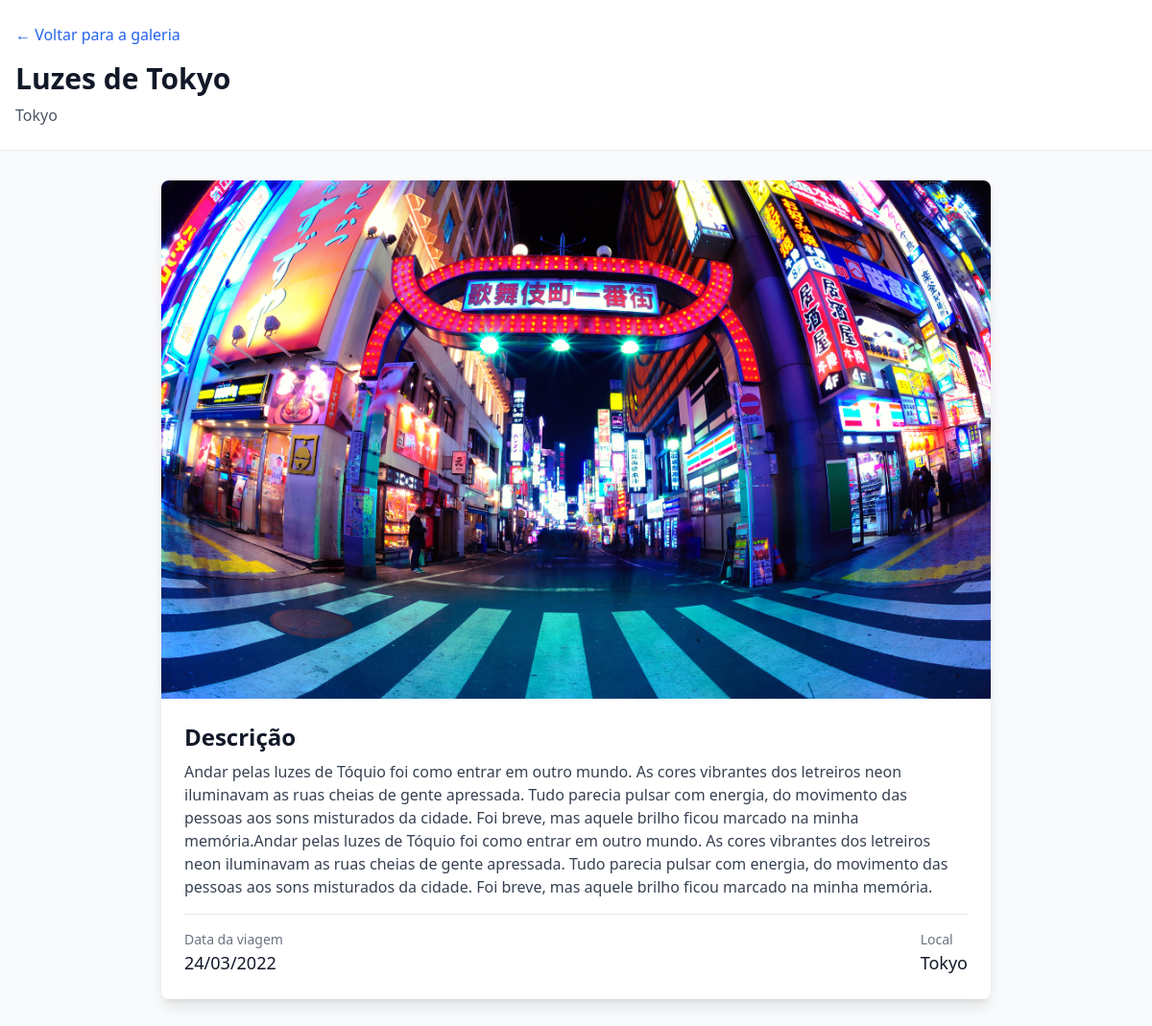
The page /photo/3/ on the database its author committed.
### galeria/models.py (models this page shows, shortened)
class Photo(models.Model):
    title = models.CharField(max_length=200, verbose_name='Título')
    location = models.CharField(max_length=100, verbose_name='Local')
    description = models.TextField(verbose_name='Descrição')
    date_taken = models.DateField(verbose_name='Data da Viagem')
    image = models.ImageField(upload_to='galeria/images/', verbose_name='Imagem')
    created_at = models.DateTimeField(default=timezone.now, verbose_name='Criado em')
    class Meta:
        verbose_name = 'Foto'
        verbose_name_plural = 'Fotos'
        ordering = ['-date_taken']

### galeria/views.py (the view)
# urls.py: path('photo/<int:pk>/', views.photo_detail, name='photo_detail'),
def photo_detail(request, pk):
    photo = get_object_or_404(Photo, pk=pk)
    return render(request, 'galeria/photo_detail.html', {'photo': photo})

### galeria/templates/galeria/photo_detail.html (shortened to what this page needs)
<!DOCTYPE html>
<html lang="pt-BR">
<head>
    <script src="https://cdn.tailwindcss.com"></script>
</head>
<body class="bg-gray-50 min-h-screen">
    <header class="bg-white shadow-sm">
        <div class="max-w-7xl mx-auto px-4 py-6">
            <a href="{% url 'index' %}" class="text-blue-600 hover:text-blue-800 mb-4 inline-block">
                ← Voltar para a galeria
            </a>
            <h1 class="text-3xl font-bold text-gray-900">{{ photo.title }}</h1>
            <p class="text-gray-600 mt-2">{{ photo.location }}</p>
        </div>
    </header>
    <main class="max-w-4xl mx-auto px-4 py-8">
        <div class="bg-white rounded-lg shadow-lg overflow-hidden">
            <img src="{{ photo.image.url }}" alt="{{ photo.title }}" class="w-full h-auto">
            <div class="p-6">
                <div class="mb-4">
                    <h2 class="text-2xl font-semibold text-gray-900 mb-2">Descrição</h2>
                    <p class="text-gray-700">{{ photo.description }}</p>
                </div>
                <div class="border-t pt-4">
                    <div class="flex justify-between items-center">
                        <div>
                            <p class="text-sm text-gray-500">Data da viagem</p>
                            <p class="text-lg font-medium text-gray-900">{{ photo.date_taken|date:"d/m/Y" }}</p>
                        </div>
                        <div>
                            <p class="text-sm text-gray-500">Local</p>
                            <p class="text-lg font-medium text-gray-900">{{ photo.location }}</p>
                        </div>
                    </div>
                </div>
            </div>
        </div>
    </main>
</body>
</html>

### rows shown on the page
Photo: title "Luzes de Tokyo", location "Tokyo", image (picture), description "Andar pelas luzes de Tóquio foi como entrar em outro mundo. As cores vibrantes dos letreiros neon iluminavam as ruas cheias de gente apressada. Tudo parecia pulsar com energia, do movimento das pessoas aos sons misturados da cidade. Foi breve, mas aquele brilho ficou marcado na minha memória.Andar pelas luzes de Tóquio foi como entrar em outro mundo. As cores vibrantes dos letreiros neon iluminavam as ruas cheias de gente apressada. Tudo parecia pulsar com energia, do movimento das pessoas aos sons misturados da cidade. Foi breve, mas aquele brilho ficou marcado na minha memória.", date_taken "24/03/2022"
